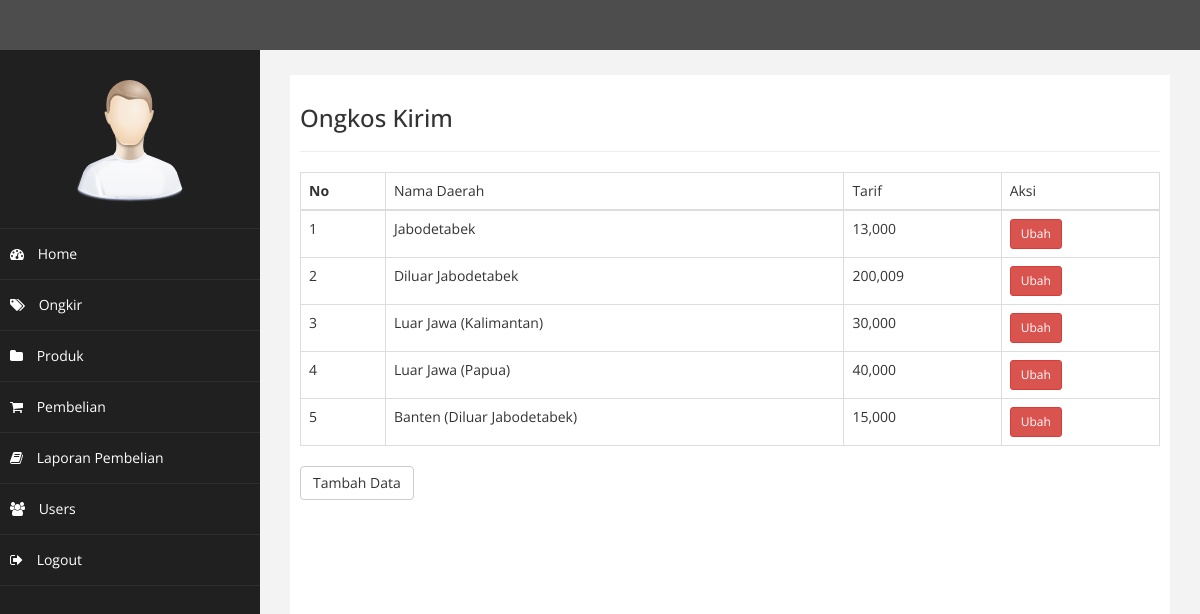
/admin/index.php?halaman=ongkir (signed in), run on the app's committed database.
### tables this page shows
CREATE TABLE `ongkir` (
  `id_ongkir` int(8) NOT NULL,
  `nama_daerah` varchar(40) NOT NULL,
  `tarif` int(7) NOT NULL
);

### admin/ongkir.php (the view)
<h3>Ongkos Kirim</h3>
<hr>
<?php
$semuadata = array();
$ambil = $koneksi->query("SELECT * FROM ongkir ");
while ($tiap = $ambil->fetch_assoc())
{
    $semuadata[] = $tiap;
}
?>
<table class="table table-bordered">
    <thead>
        <tr>
            <th>No</th>
            <td>Nama Daerah</td>
            <td>Tarif</td>
            <td>Aksi</td>
        </tr>
    </thead>
    <tbody>
        <?php foreach ($semuadata as $key => $value): ?>
        <tr>
            <td><?php echo $key+1 ?></td>
            <td><?php echo $value["nama_daerah"] ?></td>
            <td><?php echo number_format($value["tarif"]) ?></td>
            <td>
                <a href="index.php?halaman=ubahongkir&id=<?php echo $value['id_ongkir']; ?>" class="btn btn-danger btn-sm">Ubah</a>
            </td>
        </tr>
        <?php endforeach ?>
    </tbody>
</table>
<a href="index.php?halaman=tambahongkir" class="btn btn-default">Tambah Data</a>

### admin/assets/css/custom.css (style rules this page uses)
body { font-family: 'Open Sans', sans-serif; }

### data on the page
ongkir: nama_daerah "Jabodetabek", tarif "13,000"
ongkir: nama_daerah "Diluar Jabodetabek", tarif "200,009"
ongkir: nama_daerah "Luar Jawa (Kalimantan)", tarif "30,000"
ongkir: nama_daerah "Luar Jawa (Papua)", tarif "40,000"
ongkir: nama_daerah "Banten (Diluar Jabodetabek)", tarif "15,000"
